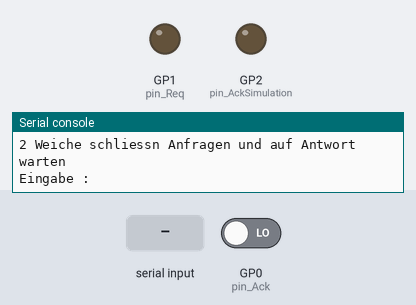
Bench run of a program on a simulated Raspberry Pi Pico running MicroPython. Shown: output pins drawn as LEDs (lit = HIGH), the last lines printed to the serial console. The test bench sets the inputs (shaded band); at power-on: GP0 (pin_Ack) LOW.

Above: at 1.2 s.
1.3 s: "1" typed at the serial console, then Enter
At 1.6 s:
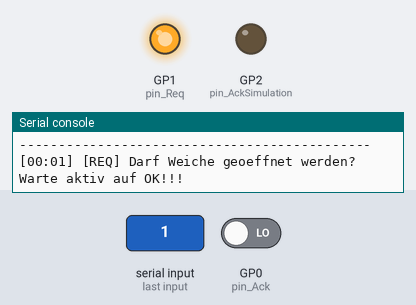
2.8 s: "s" typed at the serial console, then Enter
At 3.2 s:
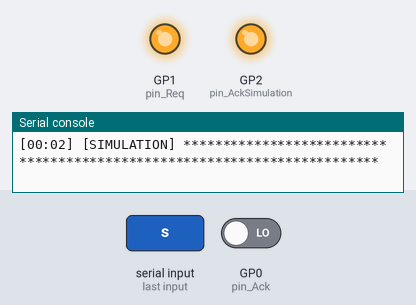
4.3 s: GP0 (pin_Ack) driven HIGH
At 5.7 s:
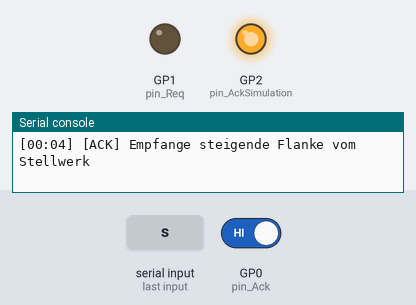
7.4 s: GP0 (pin_Ack) driven LOW
At 8.5 s:
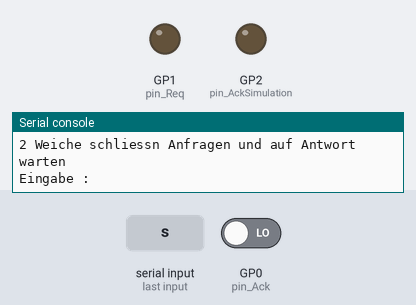
Timing chart, 0 to 10.0 s (numbered marks = the images above; inputs shaded):
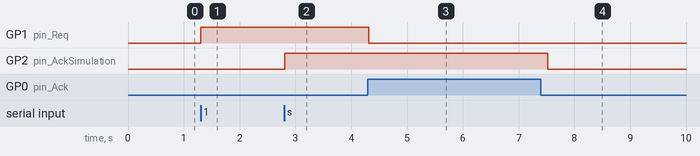

Measured:
- after the input at 1.3 s, GP1 (pin_Req): LOW → HIGH at once
- after the input at 2.8 s, GP2 (pin_AckSimulation): LOW → HIGH at once
- after the input at 4.3 s, GP1 (pin_Req): HIGH → LOW at once
- after the input at 7.4 s, GP2 (pin_AckSimulation): HIGH → LOW after 0.12 s

The program:

_test_stellwAnfrage.py
```python
# FUNKTIONIERT
import stellwAnfrage
import utime

if __name__ == "__main__":
    while True:
        print("---------------------------------------------")
        print("Um eine antwort vom Stellwerk zu simulieren s druecken == Steigende flanke, dann")
        print("dann f druecken == Fallende flanke. Damit wurde ein ACK ausgelöst")
        print("1 Weiche offnen Anfragen und auf Antwort warten")
        print("2 Weiche schliessn Anfragen und auf Antwort warten")
        eingabe = input("Eingabe : ")
        print("---------------------------------------------")


        if eingabe == "1":
            stellwAnfrage.weichenOeffnenErlaubtAnfragenAntwortAbwarten()
        elif eingabe == "2":
            stellwAnfrage.weichenSchliessenErlaubtAnfragenAntwortAbwarten()

        else :
            print("Fehleingabe")
```

stellwAnfrage.py
```python
########################################################################################################
# Stelle Anfrage an das Stellwerk ob die Weiche gestellt werden darf
#
# @Status : Getestet Funktioniert
#
########################################################################################################

########################################################################################################
# Importiere von Module
########################################################################################################
import utime
import const
import logger
import simulationsStuff
from machine import Pin

########################################################################################################
#    Hier werden die GPIO Pins definiert
########################################################################################################
pin_Ack 			= Pin(const.gpio_stellwAck, Pin.IN)
pin_Req 			= Pin(const.gpio_stellwReq, Pin.OUT)
pin_AckSimulation	= Pin(const.gpio_simulationsStellwReq, Pin.OUT)
pin_AckSimulation.value(0)

########################################################################################################
# Simuliere die Antwort des Stellwerkes
#
# ACHTUNG : Hierzu muss GPIO 2 mit GPIO 0 verbunden werden
#
# @input : String der vom Nutzer ueber Thonny Konssole eingegeben wurde
#
# Wenn der User "s" drueckt wird am GPIO  2 eine steigende Flanke ausgeloest
# Wenn der USer "f" drueckt wird am GPPIO 2 eine fallende Flanke ausgeloesst
########################################################################################################
def sendeSimulierteStellwerksAntwort(testaturEingabe):
    logger.log("************************************************************************", "SIMULATION")
    if testaturEingabe == const.stellwSimulationTasteSteigendeFlanke :
        logger.log("Stellwerk Antwort wird Simuliert : Steigende Flanke an GPIO 0", "SIMULATION")
        pin_AckSimulation.value(1)
    elif testaturEingabe == const.stellwSimulationTasteFallendeFlanke :
        logger.log("Stellwerk Antwort wird Simuliert : Fallende Flanke an GPIO 0", "SIMULATION")
        pin_AckSimulation.value(0)
    else : logger.log("fStellwerk Antwort wird Simuliert : Befehl {testaturEingabe} nicht bekannt", "SIMULATION")
    logger.log("************************************************************************", "SIMULATION")
    utime.sleep_ms(1)

########################################################################################################
# Checke ob es eine Eingabe von Nutzer gab und ob sie "s" oder "f" entspreicht
#
# TODO: Funktion ausbauen, bringt ja nicht wirklich was, kann ohne Probleme in
#       sendeSimulierteStellwerksAntwort() erfolgen
#
########################################################################################################
def checkeAckVonSimmulation():
    testaturEingabe = simulationsStuff.pruefeAufTestaturEingabe()
    if testaturEingabe == "s" or testaturEingabe == "f" : sendeSimulierteStellwerksAntwort(testaturEingabe)


########################################################################################################
# Stelle eine Anfrage an das Stellwerk.
#
# In der Dokumentation gibt es zwei Bilder die den Anfragenaustausch genau beschreiben
# Hier sei nur der Code erklaert
#
# 1. Anfragen Pin steigende Flanke
# 2. Warte auf steigende Flanke am Antwort Pin (von Stellwerk oder Simulation)
# 3. Anfragen Pin sinkende Flanke
# 4. Warte auf fallende Flanke am Antwort Pin (von Stellwerk oder Simulation)
#
########################################################################################################
def anfrageStellenAntwortAbwarten():
    pin_Req.value(1)
    utime.sleep(1) #  Gegen Tasten Prellen

    while(pin_Ack.value() == 0):
        checkeAckVonSimmulation() # Nur zur Simulation notwendig
        utime.sleep_ms(20)

    logger.log("Empfange steigende Flanke vom Stellwerk", "ACK")
    pin_Req.value(0)

    while(pin_Ack.value() == 1):
        checkeAckVonSimmulation() # Nur zur Simulation notwendig
        utime.sleep_ms(200)

    logger.log("Empfange fallende Flanke vom Stellwerk", "ACK")
    return True

########################################################################################################
# Stelle die Anfrage eine Weiche zu oeffnen.
#
# Funktion eig. nur zum genaueren Loggen da
# Simulationspin wird hier noch mal auf 0 gesetzt sollte sich der Pico davor
# durch unvollstaendige Nuttzereingabe aufgehangen haben
#
# @return True = Darf geoeffnet werden; Ein anderer Zustand ist ausgeschlossen
#
########################################################################################################
def weichenOeffnenErlaubtAnfragenAntwortAbwarten():
    logger.log("Darf Weiche geoeffnet werden? Warte aktiv auf OK!!!", "REQ")
    if anfrageStellenAntwortAbwarten():
        logger.log("Weiche oeffnen erlaubt", "ACK")
        pin_AckSimulation.value(0)
        return True


########################################################################################################
# Stelle die Anfrage eine Weiche zu schliessen.
#
# Funktion eig. nur zum genaueren Loggen da
# Simulationspin wird hier noch mal auf 0 gesetzt sollte sich der Pico davor
# durch unvollstaendige Nuttzereingabe aufgehangen haben
#
# @return True = Darf geschlossen werden; Ein anderer Zustand ist ausgeschlossen
#
########################################################################################################
def weichenSchliessenErlaubtAnfragenAntwortAbwarten():
    logger.log("Darf Weiche geschlossen werden? Warte aktiv auf OK!!!", "REQ")
    if anfrageStellenAntwortAbwarten():
        logger.log("Weiche schliessen erlaubt", "ACK")
        pin_AckSimulation.value(0)
        return True
```

const.py
```python
########################################################################################################
# In dieser Datei sollen alle Globalen Variablen definiert werden. Dies dient dazu z.B Pin definitionen
# nicht über den gesamten Quelltext zu verteilen sonder zu Zentralisieren. Hierdurch koennen fehler wie
# doppeltbelegungen von Pins leichter gefunden werden. Durch Testen einzelner Module würde diese Art von
# fehler wahrscheinlich garnicht entdeckt werden können.
#
# Eine weiterer vorteil ist, dass bei der Feinjustierung des Krans (z.B. Geschwindigkeiten oder Warte-
# zeiten) nurnoch diese Zentrale Datei editiert und hochgeladen werden muss
########################################################################################################

########################################################################################################
# GPIO Pin belegung fuer die H-Bruecke L298N. In1 und 2 dienen für Out 1 und 2 wo der Elektromagnet
# Angeschlossen ist In 3 und 4 sowie der ENB Pin fuer die elektrifizierung der Gleise Out 3 und 4.
# Der ENB Pin kann den Ausgang OUT 3 - 4 komplett deaktivieren eignet sich d.h. für PWM
########################################################################################################
gpio_hBrueckeENB			= 20
gpio_hBrueckeIn4			= 19
gpio_hBrueckeIn3			= 18
gpio_hBrueckeIn2			= 17
gpio_hBrueckeIn1			= 16

########################################################################################################
# GPIO Pin belegung fuer Llichtschranke und Reet Schalter.
# ACHTUNG: Lichtschrankenausgabe ist "invertiert" zum erwartungswert. Kabelbruchsicher
########################################################################################################
gpio_LichtschrankeLesen		= 15	# Pin um Lichtschranke zu lesen
gpio_ReetSchalterLesen		= 14	# Pin um Reed Schlater zu lesen

########################################################################################################
# GPIO Pin fuer den Motor Treiber ULN2003 um den Windenmotor zu steuern.
# Der Windenmotor ist vom Typ 28BY-48 und hat 4 seperat steuerbare Wicklungen
########################################################################################################
gpio_windenMotorIn1			= 13
gpio_windenMotorIn2			= 12
gpio_windenMotorIn3			= 11
gpio_windenMotorIn4			= 10

########################################################################################################
# GPIO Pin fuer die Servomotoren SG90
# ACHTUNG : Ist deren Poti nicht in Grundstellung rotieren sie bei initialisierung sehr schnell
########################################################################################################
gpio_weichenMotor			= 5
gpio_turmMotor				= 4

########################################################################################################
# GPIO Pin um Elektromagnet zu steuern
# ACHTUNG : Aufgrund von Designaenderungen nun nicht mehr ueber GPIO 3
########################################################################################################
#gpio_harkenAktivieren		= 3		# Pin um den Elektromagneten einzuschalten

########################################################################################################
# GPIO Pins fuer die Stellwerk Kommunikation. Fuer details siehe Doku
# gpio_stellwReq : Pin schreibt anfrage ans Stellwerk.
# gpio_stellwAck : Fallende flanke an diesem Pin bedeutet OK
# gpio_simulationsStellwReq : Mit diesem Pin soll das Stellwerk Simuliert werden können
########################################################################################################
gpio_simulationsStellwReq	= 2
gpio_stellwReq				= 1
gpio_stellwAck				= 0		# Pin liesst Stellwerk antwort. Fallende Flanke Ok. Ohne Stellwerk mit GPIO 1 verbinden


########################################################################################################
# GLOBALEN
########################################################################################################

########################################################################################################
# Zeit in der die beiden Sensoren (Reedsschalter und Lichtschranke) innerhalb ihres eigenen Threads
# Zyklisch abgefragt werden sollen
########################################################################################################
sensorUeberwachungLoopSleepTimeMs = 1

########################################################################################################
# Windenmotor
########################################################################################################
stepsHarken 					= 1500				# Hierüber lässt sich einstellen wie viel Faden von der Winde abgewickelt werden soll. Je größer desto mehr.
stepsHarkenOffset				= 150               # Hier lässt sich die einstellen wie viel mehr Faden gegeben werden muss um den Boden zu erreichen. Differnez Boden zu Wagon
delayHarken 					= float(0.002)		# Geschwindigkeit mit der der Faden abgerollt werden soll. 0.001 max geschwindigkeit
richtungHarkenHoch				= 1					# Winde wickelt Faden auf
richtungHarkenRunter			= -1				# Winde wickelt Faden ab

########################################################################################################
# Turmmotor alt
########################################################################################################
#stepsTurn180Grad				= 260				# Hierüber lässt sich einstellen wie weit der Turm gedreht werden soll. 220 ca 180 Grad.
#delayTurn						= float(0.005)		# Geschwindigkeit mit der der Turm rotieren soll. 0.001 max geschwindigkeit
#speedTurmmotor					= 0.02				# Geschwindigkeit mit der der Turm rotieren soll. Besser nicht ueber 0.02

########################################################################################################
# H-Bruecken schaltrichtung
########################################################################################################
gleisstromZugRein				= 1					# Wie rum sollen die Gleise unter Strom. 1 == Zug Rein, 0 == Zug Raus
gelisstromZugRaus				= 0					# Wie rum sollen die Gleise unter Strom. 1 == Zug Rein, 0 == Zug Raus

########################################################################################################
# Weiche
# Die Werte fuer den PWM Winkel kommen aus  der Mail "micropython Programme" vom 25.09.2024 - 08:20
########################################################################################################
weichenMotorTraegerFrq			= 50				# Taeger Frequenz fuer Weichenmotor
endlageWeicheAuf				= 1500000			# PWM duty time fuer Weiche auf; Gibt Winkel an
endlageWeicheZu					= 1300000			# PWM duty time fuer Weiche zu; Gibt Winkel an

########################################################################################################
# Turmmotor neu
########################################################################################################
turmMotorGrad000				= 500000			# PWM duty fuer den Winkel des Turmmotors
turmMotorGrad090				= 1500000			# PWM duty fuer den Winkel des Turmmotors
turmMotorGrad180				= 2500000			# PWM duty fuer den Winkel des Turmmotors
speed_schrittweite_Turmmotor	= 5000				# Drehwinkel des Turms innerhalb eines Drehschrittes
verzoegerungTurmMotor			= 0.02				# Verlangsamt das drehen des Turmmotors in ns zwischen einem Drehschritt
richtungTurmDrehtRechts			= 1					# Turm dreht sich nach Rechts
richtungTurmDrehtLinks			= -1				# Turm dreht sich nach Links

########################################################################################################
# Stellwerk Simulation
########################################################################################################
stellwSimulationTasteSteigendeFlanke = "s" # Drücken dieser Taste erzeugt eine steigende Flanke
stellwSimulationTasteFallendeFlanke	 = "f" # Drücken dieser Taste erzeugt eine fallende Flanke

########################################################################################################
# Zug fahren
########################################################################################################
minZugSpeed						= 45				# Min duty time fuer schwarzen zug zum bewegen. In Prozent.
                                                    # Wahrscheinlich zwischen 40% und 45% NOCH ZU TESTEN!!!
abbruchsZeitInMs_ZugReinfahren 	= 3000				# In Ms. Nach dieser Zeit schaltet die H-Brücke ab. Damit Zug nicht zuweit fährt.
                                                    # Kann auch genutzt werden,  wenn Reed kontakt nicht ordentlich greift. Dann kann
                                                    # versucht werden über diesen Parameter den Zug unter den Kran zu stellen.
                                                    # Zeit in Millisekunden. WERT MUSS NOCH DURCH TESTEN RAUSGEFUNDEN WERDEN

abbruchsZeitInMs_ZugRausfahren  = 30000				# In Ms. Nach dieser Zeit schaltet die H-Brücke ab. Damit Zug nicht zuweit fährt.
                                                    # Diesmal nur beim Rausfahren.
```

logger.py
```python
########################################################################################################
# Dieses Modul ist ein Hilfsmodul und hat seinerseits kein Interface zu einem Aktor oder Sensor.
# Es hat die aufgabe auf das Thonny Terminal zu loggen um den Benutzer ueber den aktuellen Status
# des Kranprogramms zu informieren. Dies ist für das Debugging unerlaesslich.
#
# Gelogged wird in dem Format :
# [Zeit seit beginn des Karanprogramms] [Modul welches gerade logged zb "H-BRUCKE"] [Prosa Text]
#
# @Status : Getestet Funktioniert
#
########################################################################################################
import utime

# Initialisiere den Startzeitpunkt, nehme einen Zeitstempel
START_TIME = utime.ticks_ms()

########################################################################################################
# Erzeuge Zeitstring fuer die logausgabe
# 1. Hole die Zeitdifferenz zwischen dem aktuellen Zeitpunkt und dem Startzeitpunkt
# 2. Teile durch 1000 um von ms auf sekunden zu kommen
# 3. Teile die absoluten Programmlaufzeit durch 60 aber ohne Rest (wie in der Grundschule)
#    so erhält man nur die vollen beendeten Minuten
# 4. Modulo Operator (diesmal schauen wir uns nur den Rest an) alles von der absoluten
#    Programmlaufzeit was noch von "durch 60" als rest überbleibt muss die verbleibende
#    Sekundenzeit sein (Wie in der Grundschule, Teilen mit Rest; hier interessiert aber
#    nur der Rest)
#
# @return : Gibt die Zeit seit dem Start des Programms als string zurück.
#			 Format [minute seit Programmstart]:[sekunden seit Programmstart]
########################################################################################################
def hohleZeitstempel():
    sysZeit = utime.ticks_diff(utime.ticks_ms(), START_TIME) // 1000
    minutes = sysZeit // 60
    seconds = sysZeit % 60
    return f"{minutes:02}:{seconds:02}"

########################################################################################################
# Loggt eine Nachricht mit einem relativen Zeitstempel zum Programmstart,
# einem Modulnamen und einer Nachricht auf dem Terminal der Thonny IDE
#
# ACHTUNG : Geht natürlich nur wenn print nicht umgeleitet wird
#
# @input : nachricht = freier prosa text als string
# @input : komponente = Name der Komponente die gerade logged als string
#
########################################################################################################
def log(nachricht, komponente="INFO"):
    zeitStempel = hohleZeitstempel()
    print(f"[{zeitStempel}] [{komponente}] {nachricht}")
```

Source omitted: simulationsStuff.py (2322 bytes)
